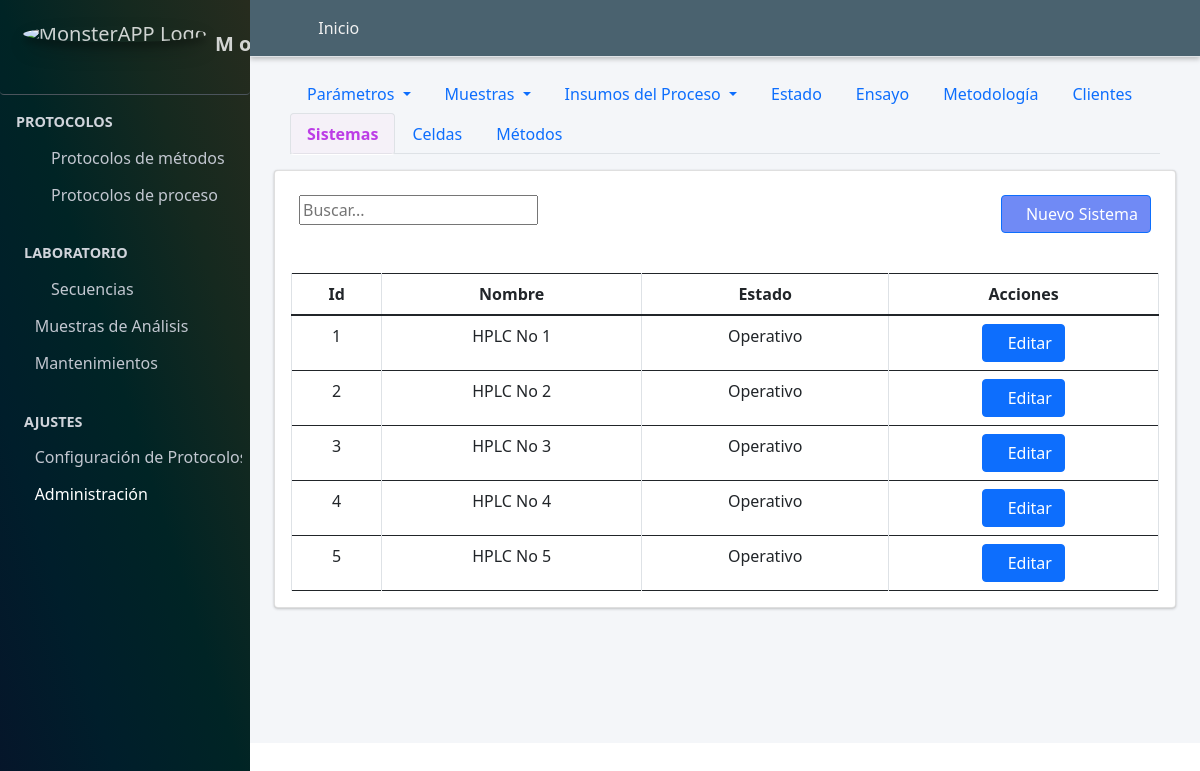
Page /sistemas/ (signed in) on the committed database.
### Aplicaciones/Secuencias/models.py (models this page shows, shortened)
class Sistema(models.Model):
    nombre=models.CharField(max_length=250, verbose_name="Sistema",  null=True, blank=False)
    class Condicion(models.TextChoices):
        ACTIVO = "Activo", "ACTIVO"
        PASIVO = "Pasivo", "PASIVO"
    condicion=models.CharField(max_length=90, choices=Condicion.choices, default=Condicion.ACTIVO, verbose_name="Condicion")

### Aplicaciones/Protocolo_Metodos/views.py (the view)
# urls.py: path("sistemas/", views.sistemas, name="sistemas"),
@login_required
@group_required('Administrador')
def sistemas(request):
    titulo="Sistemas"
    sistemas=Sistema.objects.all()
    if request.method == "POST":
        form = sistemaForm(request.POST or None)
        if form.is_valid():
            form.save()
            messages.success(request, "Sistema creado satisfactoriamente")
            return redirect("sistemas")
        else:
             messages.error(request, "Por favor revisa los datos ingresados")
    else:
        form = sistemaForm()
    context={
        "titulo":titulo,
        "form":form,
        "sistemas":sistemas,
    }
    return render(request, "protocolo_metodos/crear_sistemas.html", context)

### Aplicaciones/Protocolo_Metodos/forms.py
class sistemaForm(forms.ModelForm):
    class Meta:
        model=Sistema
        fields = ['nombre', 'condicion']

### Aplicaciones/Protocolo_Metodos/views.py (called while the page is built)
def group_required(group_name):
    return user_passes_test(
        lambda user: user.is_authenticated and (
            user.is_superuser or user.groups.filter(name=group_name).exists()
        )
    )

### MONSTER_APP/templates/protocolo_metodos/crear_sistemas.html (shortened to what this page needs)
{% extends "partial/body.html" %}
{% load crispy_forms_tags %}
{% load crispy_forms_filters %}
{% block contenido %}
{% load django_bootstrap5 %}
{% include "partial/header_configuracion_protocolo_metodos.html" %}
        <div class="container-fluid">
        <div class="card">
          <div class="container-fluid">
            <div class="row">
              <div class="col-md-6">
                <br>
                       <div class="text-right">
            <div class="input-group rounded">
                <input type="search" id="myInput" class="numberinput gj-textbox-md" placeholder="Buscar..." aria-label="Search" aria-describedby="search-addon" />
              </div>
        </div>
                  </div>
                  <div class="col-md-6">
                    <br>
                      <div class="d-grid gap-2 d-md-flex justify-content-md-end">
                        <button class="btn btn-primary" style="background:#486af3c7" data-bs-toggle="modal" data-bs-target="#crear_parametros"><span class="fa fa-plus-circle"></span>Nuevo Sistema</button>
                        </div>
              </div>
              </div>
          </div><br>
            <div class="card-body table-responsive">
              <table class="table  table-bordered display" id="example3">
                <thead class="">
                    <tr class="text-center">
                        <th class="text-center">Id</th>
                        <th class="text-center">Nombre</th>
                        <th class="text-center">Estado</th>
                        <th class="all text-center" >Acciones</th>
                    </tr>
                </thead>
                <tbody id="myTable">
                    {% for item in sistemas.all %}
                    <tr class="text-center">
                        <td class="text-center">{{item.id}}</td>
                        <td class="text-center">{{item.nombre}}</td>
                        <td class="text-center">
                           {% if item.condicion == "Activo" %}
                               Operativo
                             {% else %}
                               Fuera de Servicio
                           {% endif %}
                       </td>
                        <td>
                            <a href="{% url 'editar_parametro' item.pk %}" class="btn btn-primary btn-circle text-center" data-bs-target="#modal_parametros_{{ item.pk }}" data-bs-toggle="modal"><span class="fa fa-edit"></span>Editar</a>
                        </td>
                    </tr>
<div class="modal fade" id="modal_parametros_{{ item.pk }}" tabindex="-1" aria-labelledby="modal_parametros" aria-hidden="true">
  {% endfor%}
</tbody>
</table>
                </div>
</div>
</div>
{% endblock contenido %}

### rows in the picture
Sistema: id "1", nombre "HPLC No 1", condicion "Operativo"
Sistema: id "2", nombre "HPLC No 2", condicion "Operativo"
Sistema: id "3", nombre "HPLC No 3", condicion "Operativo"
Sistema: id "4", nombre "HPLC No 4", condicion "Operativo"
Sistema: id "5", nombre "HPLC No 5", condicion "Operativo"
